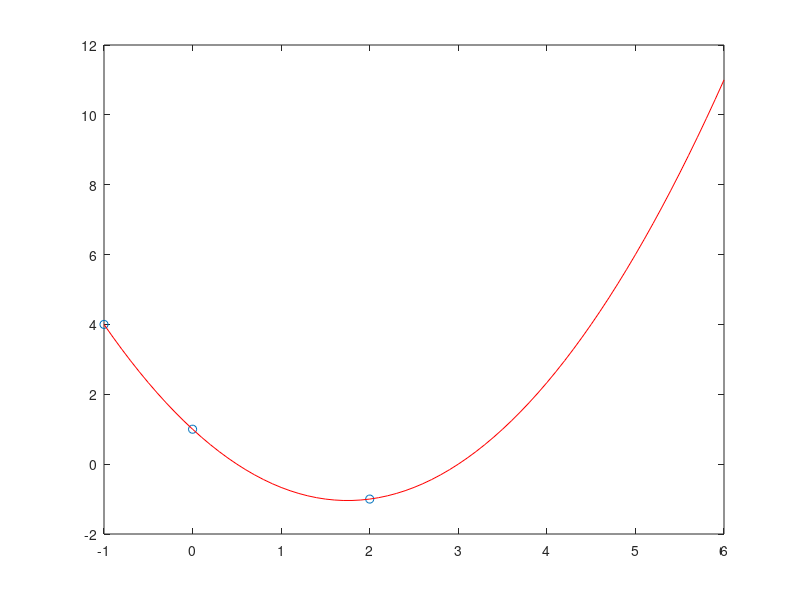

The MATLAB source for this figure:
clc
clear

x = [-1 0 2];
y = [4 1 -1];
n = length(x);


for k = 1:n
    xponto(k) = 0;
    
    for i = 1:n
        cima = 1;
        baixo = 1;
       for j = 1:n
           if i ~= j
               cima = cima * (x(k)-x(j));
               baixo = baixo * (x(i) - x(j));
           end
       end
       L(i) = cima/baixo;
       xponto(k) = xponto(k) + y(i)*L(i);
    end
    
end
xponto

x1 = [-1:0.1:6];
n1 = length(x1)

for k = 1:n1
    p(k) = 0;
    
    for i = 1:n
        cima = 1;
        baixo = 1;
       for j = 1:n
           if i ~= j
               cima = cima * (x1(k)-x(j));
               baixo = baixo * (x(i) - x(j));
           end
       end
       L(i) = cima/baixo;
       p(k) = p(k) + y(i)*L(i);
    end
end

plot(x,y,'o')
hold on
plot(x1,p,'r')